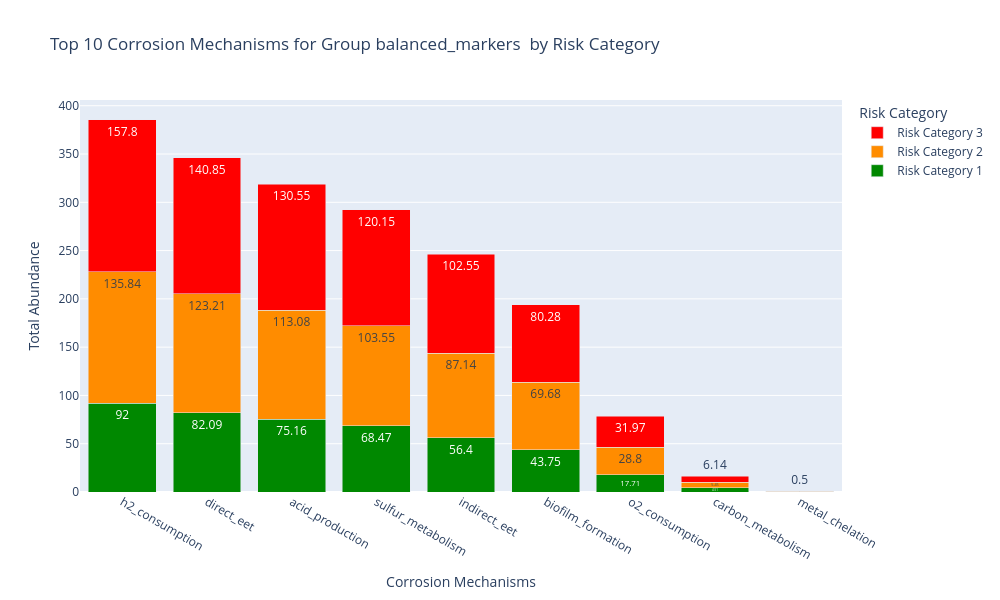
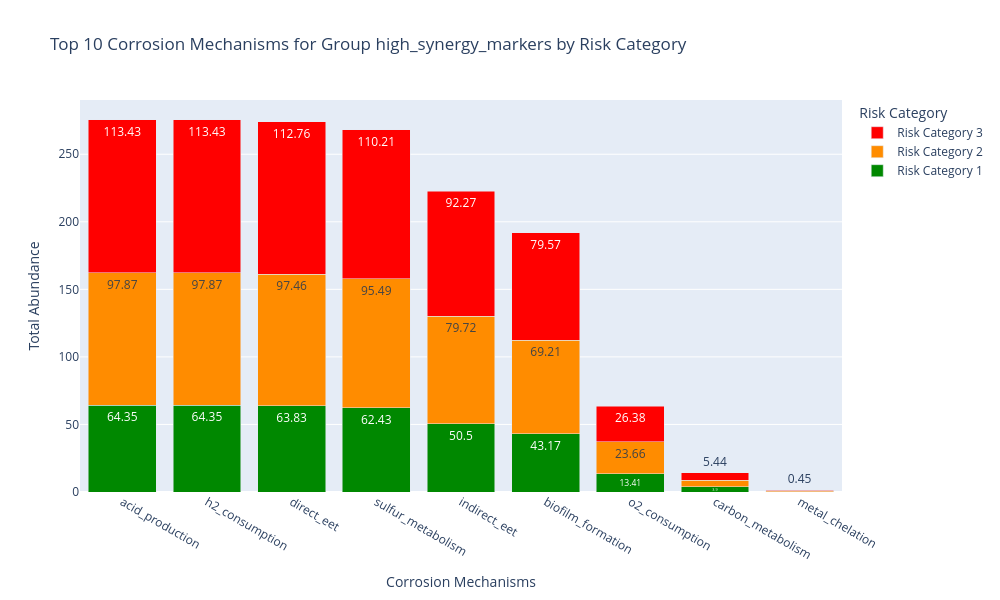

These figures' notebook cell, in order:
### Code cell
fig1= plot_mechanism_distribution(balanced_markers , "balanced_markers ", cs.corrosion_mechanisms)
fig1.show()
plt.savefig("/home/beatriz/SharedFolder/Visualisations/mech_11.png", dpi=300, bbox_inches='tight')
fig2 = plot_mechanism_distribution(high_synergy_markers , "high_synergy_markers", cs.corrosion_mechanisms)
plt.savefig("/home/beatriz/SharedFolder/Visualisations/mech_12.png", dpi=300, bbox_inches='tight')
fig2.show()

### Figure 1 — Plotly figure (JSON) as saved in the notebook; plotly's stock layout.template omitted (floating-point values rounded to 4 significant figures)
{"data": [{"marker": {"color": "#008800"}, "name": "Risk Category 1", "text": [92, 82.09, 75.16, 68.47, 56.4, 43.75, 17.71, 4.51, 0.36], "textposition": "auto", "type": "bar", "x": ["h2_consumption", "direct_eet", "acid_production", "sulfur_metabolism", "indirect_eet", "biofilm_formation", "o2_consumption", "carbon_metabolism", "metal_chelation"], "y": [92.0, 82.09, 75.16, 68.47, 56.4, 43.75, 17.71, 4.508, 0.3554]}, {"marker": {"color": "#FF8C00"}, "name": "Risk Category 2", "text": [135.8, 123.2, 113.1, 103.5, 87.14, 69.68, 28.8, 5.45, 0.67], "textposition": "auto", "type": "bar", "x": ["h2_consumption", "direct_eet", "acid_production", "sulfur_metabolism", "indirect_eet", "biofilm_formation", "o2_consumption", "carbon_metabolism", "metal_chelation"], "y": [135.8, 123.2, 113.1, 103.6, 87.14, 69.68, 28.8, 5.454, 0.668]}, {"marker": {"color": "#FF0000"}, "name": "Risk Category 3", "text": [157.8, 140.8, 130.6, 120.2, 102.5, 80.28, 31.97, 6.14, 0.5], "textposition": "auto", "type": "bar", "x": ["h2_consumption", "direct_eet", "acid_production", "sulfur_metabolism", "indirect_eet", "biofilm_formation", "o2_consumption", "carbon_metabolism", "metal_chelation"], "y": [157.8, 140.9, 130.5, 120.2, 102.6, 80.28, 31.97, 6.138, 0.5034]}], "layout": {"barmode": "stack", "height": 600, "hovermode": "x", "legend": {"title": {"text": "Risk Category"}}, "title": {"text": "Top 10 Corrosion Mechanisms for Group balanced_markers  by Risk Category"}, "width": 1000, "xaxis": {"title": {"text": "Corrosion Mechanisms"}}, "yaxis": {"title": {"text": "Total Abundance"}}}}

### Figure 2 — Plotly figure (JSON) as saved in the notebook; plotly's stock layout.template omitted (floating-point values rounded to 4 significant figures)
{"data": [{"marker": {"color": "#008800"}, "name": "Risk Category 1", "text": [64.35, 64.35, 63.83, 62.43, 50.5, 43.17, 13.41, 3.9, 0.36], "textposition": "auto", "type": "bar", "x": ["acid_production", "h2_consumption", "direct_eet", "sulfur_metabolism", "indirect_eet", "biofilm_formation", "o2_consumption", "carbon_metabolism", "metal_chelation"], "y": [64.35, 64.35, 63.83, 62.43, 50.5, 43.17, 13.41, 3.896, 0.3554]}, {"marker": {"color": "#FF8C00"}, "name": "Risk Category 2", "text": [97.87, 97.87, 97.46, 95.49, 79.72, 69.21, 23.66, 4.93, 0.64], "textposition": "auto", "type": "bar", "x": ["acid_production", "h2_consumption", "direct_eet", "sulfur_metabolism", "indirect_eet", "biofilm_formation", "o2_consumption", "carbon_metabolism", "metal_chelation"], "y": [97.87, 97.87, 97.46, 95.49, 79.72, 69.21, 23.66, 4.931, 0.6427]}, {"marker": {"color": "#FF0000"}, "name": "Risk Category 3", "text": [113.4, 113.4, 112.8, 110.2, 92.27, 79.57, 26.38, 5.44, 0.45], "textposition": "auto", "type": "bar", "x": ["acid_production", "h2_consumption", "direct_eet", "sulfur_metabolism", "indirect_eet", "biofilm_formation", "o2_consumption", "carbon_metabolism", "metal_chelation"], "y": [113.4, 113.4, 112.8, 110.2, 92.27, 79.57, 26.38, 5.441, 0.4464]}], "layout": {"barmode": "stack", "height": 600, "hovermode": "x", "legend": {"title": {"text": "Risk Category"}}, "title": {"text": "Top 10 Corrosion Mechanisms for Group high_synergy_markers by Risk Category"}, "width": 1000, "xaxis": {"title": {"text": "Corrosion Mechanisms"}}, "yaxis": {"title": {"text": "Total Abundance"}}}}
